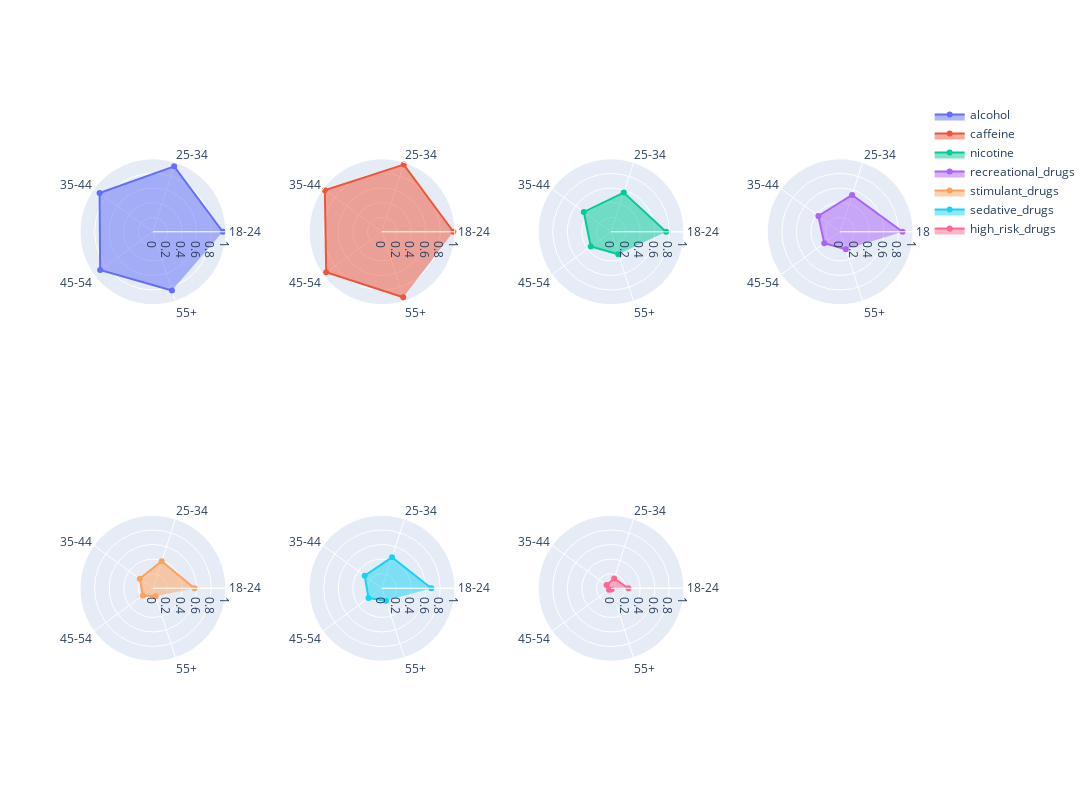

The cell this chart's notebook holds for it:
### Code cell
categories = drugs_agg_long.columns.tolist()

fig = sp.make_subplots(rows=2, cols=4, horizontal_spacing=0.1, specs=[[{'type': 'polar'}, {'type': 'polar'}, {'type': 'polar'}, {'type': 'polar'}], [{'type': 'polar'}, {'type': 'polar'}, {'type': 'polar'}, {'type': 'polar'}]])

for i in range(len(drugs_agg_long.index)):
    fig.add_trace(go.Scatterpolar(
      r=drugs_agg_long.iloc[i],
      theta=categories,
      fill='toself',
      name=drugs_agg_long.index[i]
    ), row=i//4+1, col=i%4+1)

fig.update_layout(height=800, width=1500)
fig.update_layout(polar=dict(radialaxis=dict(range=[0, 1])), polar2=dict(radialaxis=dict(range=[0, 1])), polar3=dict(radialaxis=dict(range=[0, 1])), polar4=dict(radialaxis=dict(range=[0, 1])), polar5=dict(radialaxis=dict(range=[0, 1])), polar6=dict(radialaxis=dict(range=[0, 1])), polar7=dict(radialaxis=dict(range=[0, 1])), polar8=dict(radialaxis=dict(range=[0, 1])))

fig.show()

### Figure 1 — Plotly figure (JSON) as saved in the notebook; plotly's stock layout.template omitted (floating-point values rounded to 4 significant figures)
{"data": [{"fill": "toself", "name": "alcohol", "r": [0.9592, 0.9437, 0.9042, 0.8946, 0.8468], "subplot": "polar", "theta": ["18-24", "25-34", "35-44", "45-54", "55+"], "type": "scatterpolar"}, {"fill": "toself", "name": "caffeine", "r": [0.9796, 0.9688, 0.969, 0.9456, 0.9459], "subplot": "polar2", "theta": ["18-24", "25-34", "35-44", "45-54", "55+"], "type": "scatterpolar"}, {"fill": "toself", "name": "nicotine", "r": [0.7551, 0.5646, 0.462, 0.3435, 0.3243], "subplot": "polar3", "theta": ["18-24", "25-34", "35-44", "45-54", "55+"], "type": "scatterpolar"}, {"fill": "toself", "name": "recreational_drugs", "r": [0.8571, 0.5312, 0.369, 0.2687, 0.2523], "subplot": "polar4", "theta": ["18-24", "25-34", "35-44", "45-54", "55+"], "type": "scatterpolar"}, {"fill": "toself", "name": "stimulant_drugs", "r": [0.5714, 0.3896, 0.2225, 0.1701, 0.1171], "subplot": "polar5", "theta": ["18-24", "25-34", "35-44", "45-54", "55+"], "type": "scatterpolar"}, {"fill": "toself", "name": "sedative_drugs", "r": [0.6782, 0.4458, 0.293, 0.2279, 0.1802], "subplot": "polar6", "theta": ["18-24", "25-34", "35-44", "45-54", "55+"], "type": "scatterpolar"}, {"fill": "toself", "name": "high_risk_drugs", "r": [0.2386, 0.1396, 0.07606, 0.03401, 0.01802], "subplot": "polar7", "theta": ["18-24", "25-34", "35-44", "45-54", "55+"], "type": "scatterpolar"}], "layout": {"height": 800, "polar": {"domain": {"x": [0, 0.175], "y": [0.575, 1]}, "radialaxis": {"range": [0, 1]}}, "polar2": {"domain": {"x": [0.275, 0.45], "y": [0.575, 1]}, "radialaxis": {"range": [0, 1]}}, "polar3": {"domain": {"x": [0.55, 0.725], "y": [0.575, 1]}, "radialaxis": {"range": [0, 1]}}, "polar4": {"domain": {"x": [0.825, 1], "y": [0.575, 1]}, "radialaxis": {"range": [0, 1]}}, "polar5": {"domain": {"x": [0, 0.175], "y": [0, 0.425]}, "radialaxis": {"range": [0, 1]}}, "polar6": {"domain": {"x": [0.275, 0.45], "y": [0, 0.425]}, "radialaxis": {"range": [0, 1]}}, "polar7": {"domain": {"x": [0.55, 0.725], "y": [0, 0.425]}, "radialaxis": {"range": [0, 1]}}, "polar8": {"domain": {"x": [0.825, 1], "y": [0, 0.425]}, "radialaxis": {"range": [0, 1]}}, "width": 1500}}
